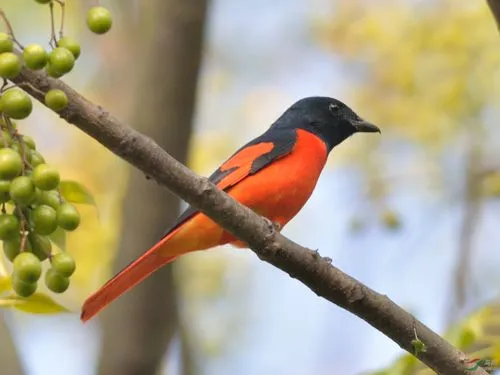
#> input picture bride1.jpg, 500 x 375 px
$ jupyter execute '图片轮廓.ipynb'
#> lines starting #> are read from the running program, lines starting #| are printed output that depends on the picture
[cell 1]
import cv2
import numpy as np
from matplotlib import pyplot as plt

img = cv2.imread('bride1.jpg', 0)
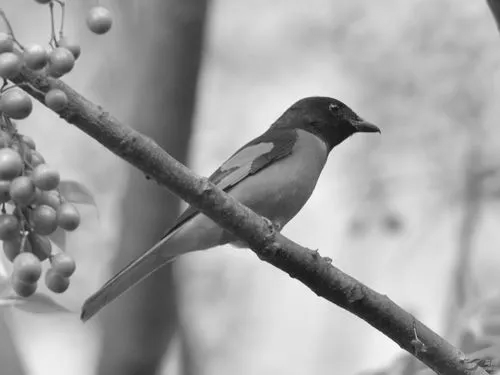
#> img: shape (375, 500); min 16, max 254, mean 160.2
edges = cv2.Canny(img,100,200)
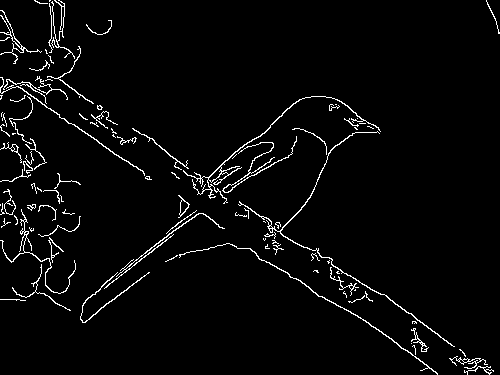
#> edges: shape (375, 500); 3.2% white in thin lines or dots


plt.figure(dpi=1200)
plt.subplot(131),plt.imshow(img,cmap='gray')
plt.title('original'),plt.xticks([]),plt.yticks([])
plt.subplot(132),plt.imshow(edges,cmap='gray')
plt.title('edge'),plt.xticks([]),plt.yticks([])


plt.show()
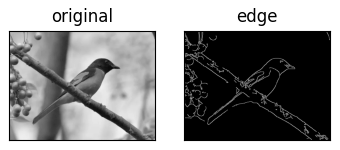
#> figure drawn by matplotlib, 2 panels
